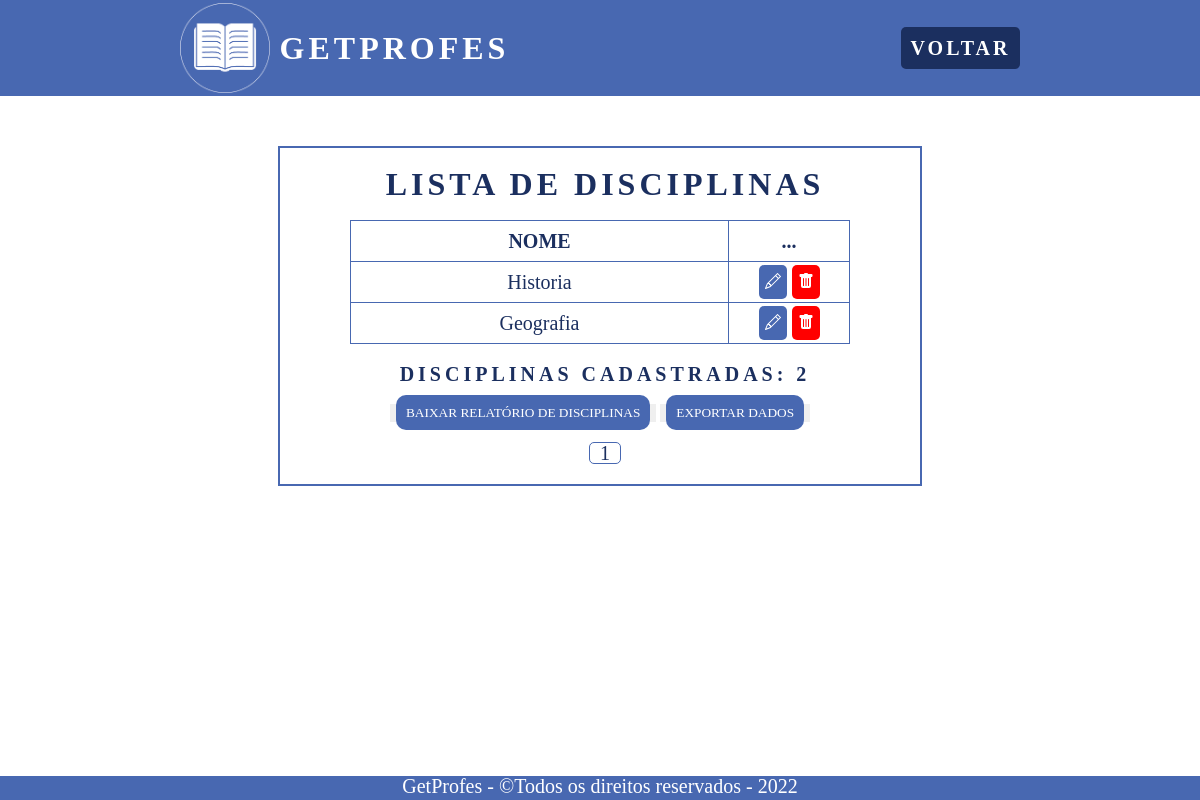
The app's page /pages/disciplinas/lista-disciplinas.php?pagina=1 (signed in), older data.
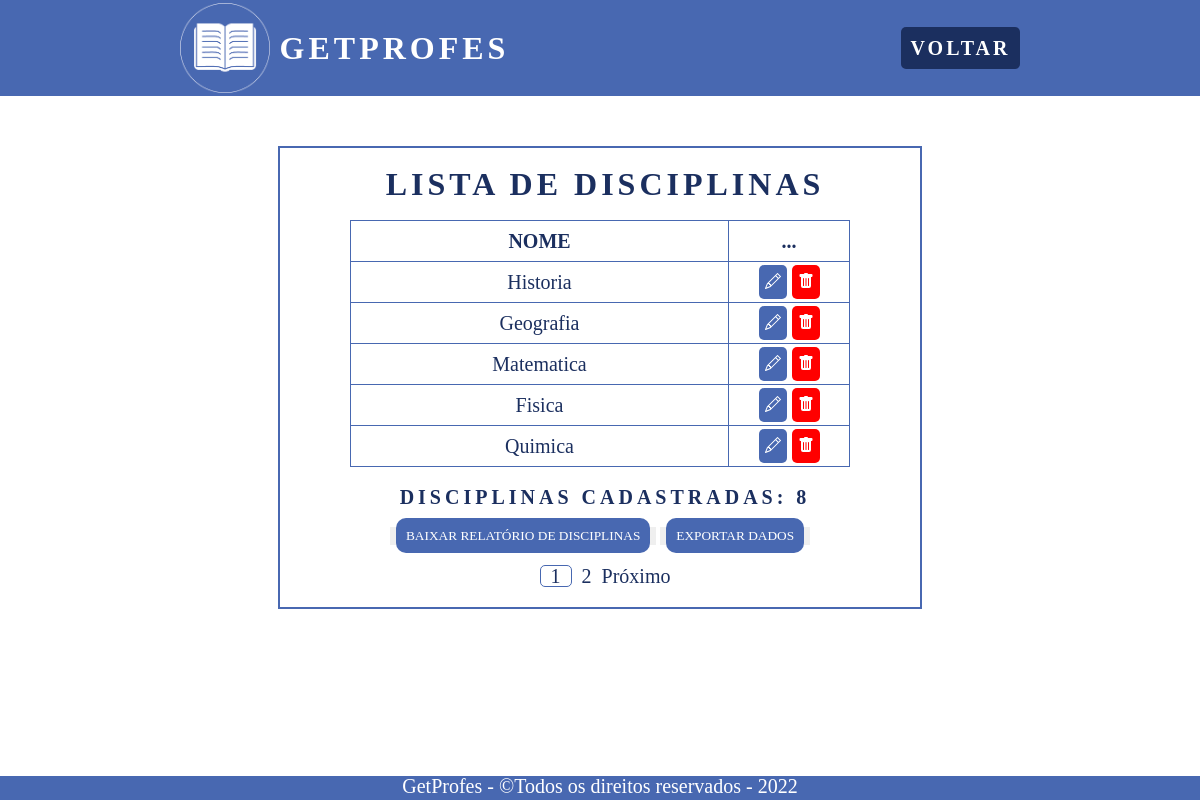
The same page, newer data.
### tables this page shows
CREATE TABLE IF NOT EXISTS `disciplinas` (
    `id` int(2) NOT NULL AUTO_INCREMENT,
    `nome` varchar(45) NOT NULL,
    PRIMARY KEY (`id`)
);

### pages/disciplinas/lista-disciplinas.php (the view, shortened to what the changed rows need)
<?php
include_once '../../connection/config.php';
$query_disciplinas = "SELECT COUNT(id) AS qnt_disciplinas FROM disciplinas";
if (isset($_GET['pagina'])) {
    $pag = $_GET['pagina'];
    $busca = "SELECT * FROM disciplinas";
    $todos = mysqli_query($con, $busca);
    $registros = "5";
    $tr = mysqli_num_rows($todos);
    $tp = ceil($tr / $registros);
    $inicio = ($registros * $pag) - $registros;
    $limite = mysqli_query($con, "$busca LIMIT $inicio, $registros");
    $proximo = $pag + 1;
}
?>
<!DOCTYPE html>
<html lang="pt-br">
<head>
    <link rel="stylesheet" href="../../src/css/reset.css">
    <link rel="stylesheet" href="lista-disciplinas.css">
</head>
<body>
    <header>
        <nav class="menu">
            <div class="logo">
                <h1>GetProfes</h1>
            </div>
        </nav>
    </header>
    <section class="sistema">
        <div class="sistema-box">
            <div class="sistema-container">
                <h2>Lista de Disciplinas</h2>
                <div class="table-container">
                    <table class="table">
                        <thead>
                            <tr>
                                <th scope="col">Nome</th>
                                <th scope="col">...</th>
                            </tr>
                        </thead>
                        <tbody>
                            <?php
                            while ($row = mysqli_fetch_assoc($limite)) {
                                echo "<tr>";
                                echo "<td>" . $row["nome"] . "</td>";
                                echo "<td class='btns'>
                                    <a class='btnEditar' href='editar-disciplinas.php?id=$row[id]' title='Editar'>
                            <svg xmlns='http://www.w3.org/2000/svg' width='16' height='16' fill='currentColor' class='bi bi-pencil' viewBox='0 0 16 16'>
                            <path d='M12.146.146a.5.5 0 0 1 .708 0l3 3a.5.5 0 0 1 0 .708l-10 10a.5.5 0 0 1-.168.11l-5 2a.5.5 0 0 1-.65-.65l2-5a.5.5 0 0 1 .11-.168l10-10zM11.207 2.5 13.5 4.793 14.793 3.5 12.5 1.207 11.207 2.5zm1.586 3L10.5 3.207 4 9.707V10h.5a.5.5 0 0 1 .5.5v.5h.5a.5.5 0 0 1 .5.5v.5h.293l6.5-6.5zm-9.761 5.175-.106.106-1.528 3.821 3.821-1.528.106-.106A.5.5 0 0 1 5 12.5V12h-.5a.5.5 0 0 1-.5-.5V11h-.5a.5.5 0 0 1-.468-.325z'/>
                        </svg></a>
                                <a class='btnExcluir' href='delete.php?id=$row[id]' title='Excluir'>
                                    <svg xmlns='http://www.w3.org/2000/svg' width='16' height='16' fill='currentColor' class='bi bi-trash-fill' viewBox='0 0 16 16'>
                                        <path d='M2.5 1a1 1 0 0 0-1 1v1a1 1 0 0 0 1 1H3v9a2 2 0 0 0 2 2h6a2 2 0 0 0 2-2V4h.5a1 1 0 0 0 1-1V2a1 1 0 0 0-1-1H10a1 1 0 0 0-1-1H7a1 1 0 0 0-1 1H2.5zm3 4a.5.5 0 0 1 .5.5v7a.5.5 0 0 1-1 0v-7a.5.5 0 0 1 .5-.5zM8 5a.5.5 0 0 1 .5.5v7a.5.5 0 0 1-1 0v-7A.5.5 0 0 1 8 5zm3 .5v7a.5.5 0 0 1-1 0v-7a.5.5 0 0 1 1 0z'/>
                                    </svg>
                                </a>
                                </td>";
                                echo "</tr>";
                            }
                            ?>
                        </tbody>
                    </table>
                </div>
                <div class="total-container">
                    <?php
                    $result_disciplinas = $con->query($query_disciplinas);
                    $row_disciplinas = mysqli_fetch_assoc($result_disciplinas);
                    ?>
                    <h3>Disciplinas cadastradas: <?php echo $row_disciplinas["qnt_disciplinas"]; ?></h3>
                </div>
                <nav class="paginacao-container">
                    <ul class="pagination">
                        <?php
                        for ($i = 1; $i <= $tp; $i++) {
                            if ($pag == $i) {
                                echo "<li class='page-item active'><a class='page-link' href='?pagina=$i'>$i</a></li>";
                            } else {
                                echo "<li class='page-item'><a class='page-link' href='?pagina=$i'>$i</a></li>";
                            }
                        }
                        ?>
                        <?php
                        if ($pag < $tp) {
                        ?>
                            <li class="page-item">
                                <a class="page-link" href="?pagina=<?= $proximo; ?>" aria-label="Próximo">
                                    <span aria-hidden="true">Próximo</span>
                                </a>
                            </li>
                        <?php } ?>
                    </ul>
                </nav>
            </div>
        </div>
    </section>
</body>
</html>

Row changes from the older to the newer data that the page shows:
added disciplinas: nome "Matematica"
added disciplinas: nome "Fisica"
added disciplinas: nome "Quimica"
Text that changed along with them:
$row_disciplinas["qnt_disciplinas"]: "2" → "8"
new list line: "2"
text now shown: "Próximo"
